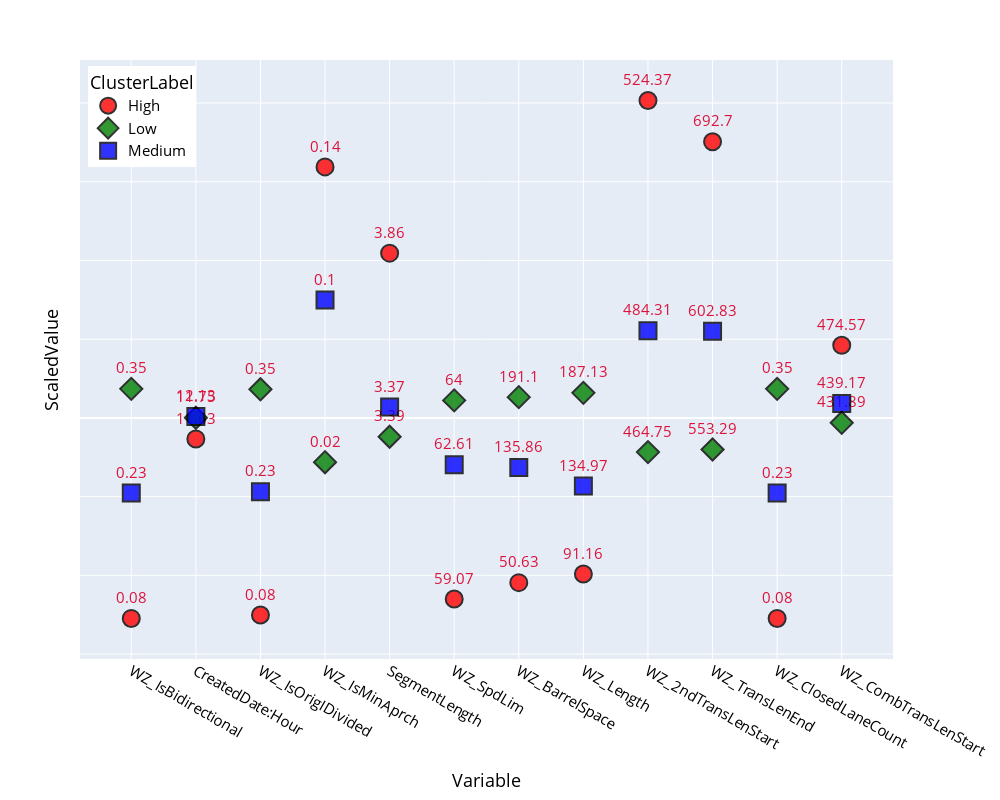
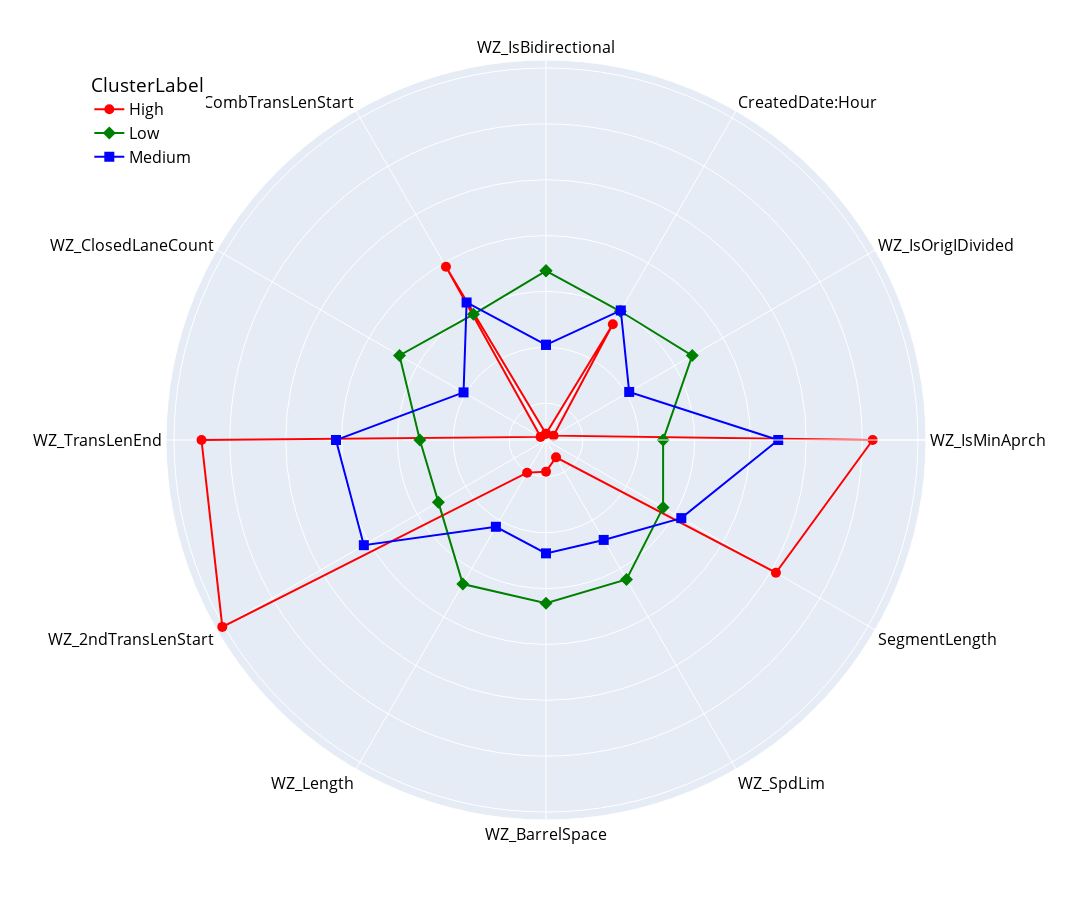
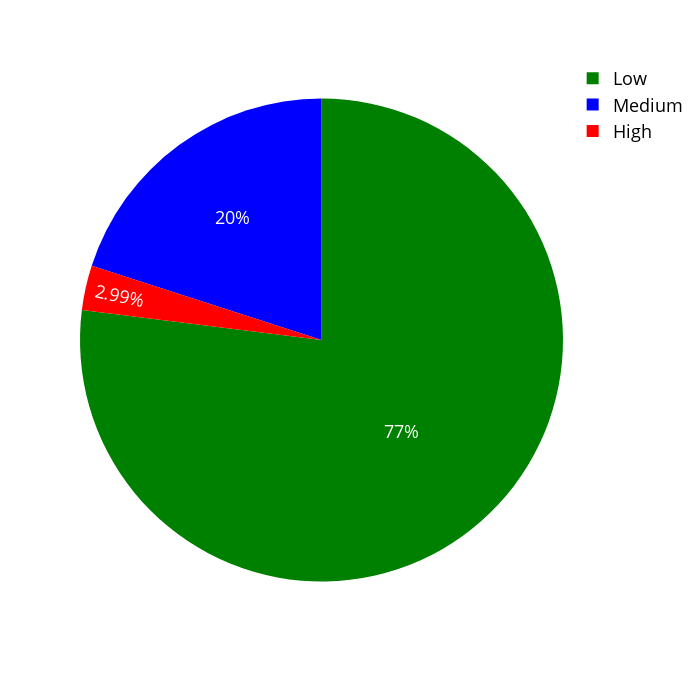

The cell these charts' notebook holds for them, in order:
### Code cell
df_all = pd.merge(df_selected, df_scaled[num_cols], left_index=True, right_index=True, suffixes=('', '_scaled'))
df_clustered = cluster_time(df_all.drop(columns=list(cat_cols) + ["AssetNumber"]), file_name="selected_justWZ",
                            no_show_cols=["Spread_code", "RoadType_code", "TravelDirect_code", 
                                          "DelayTime", "BaselineTime", "UnderConstructionTime",
                                          "Traffic:CalculatedAADT", "WZ_CalculatedAADT",
                                          "CreatedDate:DayOfYear", "CreatedDate:Day", "CreatedDate:Weekday", "CreatedDate:Season_code",
                                          "Weather:Temp", "Weather:Precip", "Weather:WindSpd",
                                          "WZ_IsMinAprch", "WZ_IsBidirectional", "WZ_IsPrepStop", "WZ_IsOrigIDivided",
                                          ])
df_clustered.groupby("ClusterLabel").describe()
# df_clustered = cluster_time(df_selected.drop(columns=list(cat_cols) + ["AssetNumber"]), file_name="selected_NOTScaled")
# df_clustered.groupby("ClusterLabel").describe()

# df_clustered_sc = cluster_time(df_scaled.drop(columns="AssetNumber"), file_name="selected_Scaled")
# df_clustered_sc.groupby("ClusterLabel").describe()

### Figure 1 — Plotly figure (JSON) as saved in the notebook; plotly's stock layout.template omitted (floating-point values rounded to 4 significant figures)
{"data": [{"customdata": [[0.08], [11.63], [0.08], [0.14], [3.86], [59.07], [50.63], [91.16], [524.4], [692.7], [0.08], [474.6]], "hovertemplate": "<b>%{hovertext}</b><br><br>ClusterLabel=High<br>Variable=%{x}<br>ScaledValue=%{y}<br>Value=%{customdata[0]}<extra></extra>", "hovertext": ["WZ_IsBidirectional", "CreatedDate:Hour", "WZ_IsOrigIDivided", "WZ_IsMinAprch", "SegmentLength", "WZ_SpdLim", "WZ_BarrelSpace", "WZ_Length", "WZ_2ndTransLenStart", "WZ_TransLenEnd", "WZ_ClosedLaneCount", "WZ_CombTransLenStart"], "legendgroup": "High", "marker": {"color": "red", "opacity": 0.8, "symbol": "circle", "line": {"color": "Black", "width": 2}, "size": 17}, "mode": "markers+text", "name": "High", "orientation": "v", "showlegend": true, "text": [0.08, 11.63, 0.08, 0.14, 3.86, 59.07, 50.63, 91.16, 524.4, 692.7, 0.08, 474.6], "x": ["WZ_IsBidirectional", "CreatedDate:Hour", "WZ_IsOrigIDivided", "WZ_IsMinAprch", "SegmentLength", "WZ_SpdLim", "WZ_BarrelSpace", "WZ_Length", "WZ_2ndTransLenStart", "WZ_TransLenEnd", "WZ_ClosedLaneCount", "WZ_CombTransLenStart"], "xaxis": "x", "y": [-0.5095, -0.0534, -0.5006, 0.6378, 0.4186, -0.4601, -0.4186, -0.3966, 0.8063, 0.7016, -0.5095, 0.1845], "yaxis": "y", "type": "scatter", "textfont": {"color": "Crimson"}, "textposition": "top center"}, {"customdata": [[0.35], [11.75], [0.35], [0.02], [3.39], [64.0], [191.1], [187.1], [464.8], [553.3], [0.35], [431.9]], "hovertemplate": "<b>%{hovertext}</b><br><br>ClusterLabel=Low<br>Variable=%{x}<br>ScaledValue=%{y}<br>Value=%{customdata[0]}<extra></extra>", "hovertext": ["WZ_IsBidirectional", "CreatedDate:Hour", "WZ_IsOrigIDivided", "WZ_IsMinAprch", "SegmentLength", "WZ_SpdLim", "WZ_BarrelSpace", "WZ_Length", "WZ_2ndTransLenStart", "WZ_TransLenEnd", "WZ_ClosedLaneCount", "WZ_CombTransLenStart"], "legendgroup": "Low", "marker": {"color": "green", "opacity": 0.8, "symbol": "diamond", "line": {"color": "Black", "width": 2}, "size": 17}, "mode": "markers+text", "name": "Low", "orientation": "v", "showlegend": true, "text": [0.35, 11.75, 0.35, 0.02, 3.39, 64.0, 191.1, 187.1, 464.8, 553.3, 0.35, 431.9], "x": ["WZ_IsBidirectional", "CreatedDate:Hour", "WZ_IsOrigIDivided", "WZ_IsMinAprch", "SegmentLength", "WZ_SpdLim", "WZ_BarrelSpace", "WZ_Length", "WZ_2ndTransLenStart", "WZ_TransLenEnd", "WZ_ClosedLaneCount", "WZ_CombTransLenStart"], "xaxis": "x", "y": [0.07382, 0.0003386, 0.07268, -0.1125, -0.04781, 0.04448, 0.05277, 0.06364, -0.08689, -0.08024, 0.07382, -0.01246], "yaxis": "y", "type": "scatter", "textfont": {"color": "Crimson"}, "textposition": "top center"}, {"customdata": [[0.23], [12.13], [0.23], [0.1], [3.37], [62.61], [135.9], [135.0], [484.3], [602.8], [0.23], [439.2]], "hovertemplate": "<b>%{hovertext}</b><br><br>ClusterLabel=Medium<br>Variable=%{x}<br>ScaledValue=%{y}<br>Value=%{customdata[0]}<extra></extra>", "hovertext": ["WZ_IsBidirectional", "CreatedDate:Hour", "WZ_IsOrigIDivided", "WZ_IsMinAprch", "SegmentLength", "WZ_SpdLim", "WZ_BarrelSpace", "WZ_Length", "WZ_2ndTransLenStart", "WZ_TransLenEnd", "WZ_ClosedLaneCount", "WZ_CombTransLenStart"], "legendgroup": "Medium", "marker": {"color": "blue", "opacity": 0.8, "symbol": "square", "line": {"color": "Black", "width": 2}, "size": 17}, "mode": "markers+text", "name": "Medium", "orientation": "v", "showlegend": true, "text": [0.23, 12.13, 0.23, 0.1, 3.37, 62.61, 135.9, 135.0, 484.3, 602.8, 0.23, 439.2], "x": ["WZ_IsBidirectional", "CreatedDate:Hour", "WZ_IsOrigIDivided", "WZ_IsMinAprch", "SegmentLength", "WZ_SpdLim", "WZ_BarrelSpace", "WZ_Length", "WZ_2ndTransLenStart", "WZ_TransLenEnd", "WZ_ClosedLaneCount", "WZ_CombTransLenStart"], "xaxis": "x", "y": [-0.191, 0.003767, -0.1879, 0.2996, 0.02751, -0.1188, -0.126, -0.1731, 0.2212, 0.2201, -0.191, 0.03668], "yaxis": "y", "type": "scatter", "textfont": {"color": "Crimson"}, "textposition": "top center"}], "layout": {"xaxis": {"anchor": "y", "domain": [0.0, 1.0], "title": {"text": "Variable"}}, "yaxis": {"anchor": "x", "domain": [0.0, 1.0], "title": {"text": "ScaledValue"}, "showticklabels": false}, "legend": {"title": {"text": "ClusterLabel"}, "tracegroupgap": 0, "yanchor": "top", "y": 0.99, "xanchor": "left", "x": 0.01}, "margin": {"t": 60}, "height": 800, "width": 1000, "font": {"size": 15, "color": "Black"}}}

### Figure 2 — Plotly figure (JSON) as saved in the notebook; plotly's stock layout.template omitted (floating-point values rounded to 4 significant figures)
{"data": [{"customdata": [[0.08], [11.63], [0.08], [0.14], [3.86], [59.07], [50.63], [91.16], [524.4], [692.7], [0.08], [474.6], [0.08]], "hovertemplate": "<b>%{hovertext}</b><br><br>ClusterLabel=High<br>ScaledValue=%{r}<br>Variable=%{theta}<br>Value=%{customdata[0]}<extra></extra>", "hovertext": ["WZ_IsBidirectional", "CreatedDate:Hour", "WZ_IsOrigIDivided", "WZ_IsMinAprch", "SegmentLength", "WZ_SpdLim", "WZ_BarrelSpace", "WZ_Length", "WZ_2ndTransLenStart", "WZ_TransLenEnd", "WZ_ClosedLaneCount", "WZ_CombTransLenStart", "WZ_IsBidirectional"], "legendgroup": "High", "line": {"color": "red", "dash": "solid"}, "marker": {"symbol": "circle", "size": 10}, "mode": "markers+lines", "name": "High", "r": [-0.5095, -0.0534, -0.5006, 0.6378, 0.4186, -0.4601, -0.4186, -0.3966, 0.8063, 0.7016, -0.5095, 0.1845, -0.5095], "showlegend": true, "subplot": "polar", "theta": ["WZ_IsBidirectional", "CreatedDate:Hour", "WZ_IsOrigIDivided", "WZ_IsMinAprch", "SegmentLength", "WZ_SpdLim", "WZ_BarrelSpace", "WZ_Length", "WZ_2ndTransLenStart", "WZ_TransLenEnd", "WZ_ClosedLaneCount", "WZ_CombTransLenStart", "WZ_IsBidirectional"], "type": "scatterpolar"}, {"customdata": [[0.35], [11.75], [0.35], [0.02], [3.39], [64.0], [191.1], [187.1], [464.8], [553.3], [0.35], [431.9], [0.35]], "hovertemplate": "<b>%{hovertext}</b><br><br>ClusterLabel=Low<br>ScaledValue=%{r}<br>Variable=%{theta}<br>Value=%{customdata[0]}<extra></extra>", "hovertext": ["WZ_IsBidirectional", "CreatedDate:Hour", "WZ_IsOrigIDivided", "WZ_IsMinAprch", "SegmentLength", "WZ_SpdLim", "WZ_BarrelSpace", "WZ_Length", "WZ_2ndTransLenStart", "WZ_TransLenEnd", "WZ_ClosedLaneCount", "WZ_CombTransLenStart", "WZ_IsBidirectional"], "legendgroup": "Low", "line": {"color": "green", "dash": "solid"}, "marker": {"symbol": "diamond", "size": 10}, "mode": "markers+lines", "name": "Low", "r": [0.07382, 0.0003386, 0.07268, -0.1125, -0.04781, 0.04448, 0.05277, 0.06364, -0.08689, -0.08024, 0.07382, -0.01246, 0.07382], "showlegend": true, "subplot": "polar", "theta": ["WZ_IsBidirectional", "CreatedDate:Hour", "WZ_IsOrigIDivided", "WZ_IsMinAprch", "SegmentLength", "WZ_SpdLim", "WZ_BarrelSpace", "WZ_Length", "WZ_2ndTransLenStart", "WZ_TransLenEnd", "WZ_ClosedLaneCount", "WZ_CombTransLenStart", "WZ_IsBidirectional"], "type": "scatterpolar"}, {"customdata": [[0.23], [12.13], [0.23], [0.1], [3.37], [62.61], [135.9], [135.0], [484.3], [602.8], [0.23], [439.2], [0.23]], "hovertemplate": "<b>%{hovertext}</b><br><br>ClusterLabel=Medium<br>ScaledValue=%{r}<br>Variable=%{theta}<br>Value=%{customdata[0]}<extra></extra>", "hovertext": ["WZ_IsBidirectional", "CreatedDate:Hour", "WZ_IsOrigIDivided", "WZ_IsMinAprch", "SegmentLength", "WZ_SpdLim", "WZ_BarrelSpace", "WZ_Length", "WZ_2ndTransLenStart", "WZ_TransLenEnd", "WZ_ClosedLaneCount", "WZ_CombTransLenStart", "WZ_IsBidirectional"], "legendgroup": "Medium", "line": {"color": "blue", "dash": "solid"}, "marker": {"symbol": "square", "size": 10}, "mode": "markers+lines", "name": "Medium", "r": [-0.191, 0.003767, -0.1879, 0.2996, 0.02751, -0.1188, -0.126, -0.1731, 0.2212, 0.2201, -0.191, 0.03668, -0.191], "showlegend": true, "subplot": "polar", "theta": ["WZ_IsBidirectional", "CreatedDate:Hour", "WZ_IsOrigIDivided", "WZ_IsMinAprch", "SegmentLength", "WZ_SpdLim", "WZ_BarrelSpace", "WZ_Length", "WZ_2ndTransLenStart", "WZ_TransLenEnd", "WZ_ClosedLaneCount", "WZ_CombTransLenStart", "WZ_IsBidirectional"], "type": "scatterpolar"}], "layout": {"polar": {"domain": {"x": [0.0, 1.0], "y": [0.0, 1.0]}, "angularaxis": {"direction": "clockwise", "rotation": 90}, "radialaxis": {"showticklabels": false}}, "legend": {"title": {"text": "ClusterLabel"}, "tracegroupgap": 0, "yanchor": "top", "y": 0.99, "xanchor": "left", "x": 0.01}, "margin": {"t": 60}, "height": 900, "width": 1100, "font": {"size": 16, "color": "Black"}}}

### Figure 3 — Plotly figure (JSON) as saved in the notebook; plotly's stock layout.template omitted (floating-point values rounded to 4 significant figures)
{"data": [{"customdata": [["High"], ["Low"], ["Medium"]], "domain": {"x": [0.0, 1.0], "y": [0.0, 1.0]}, "hovertemplate": "ClusterLabel=%{customdata[0]}<br>value=%{value}<extra></extra>", "labels": ["High", "Low", "Medium"], "legendgroup": "", "marker": {"colors": ["red", "green", "blue"]}, "name": "", "showlegend": true, "values": [7455, 191682, 49860], "type": "pie"}], "layout": {"legend": {"tracegroupgap": 0}, "margin": {"t": 60}, "height": 700, "width": 700, "font": {"size": 18, "color": "Black"}}}
